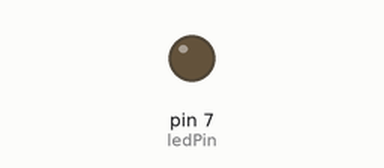
The sketch below on a simulated Arduino Uno, built with avr-gcc and run on an emulated ATmega328P. On the bench: output pins drawn as LEDs (lit = HIGH).

Above: at 0.05 s.
At 0.5 s:
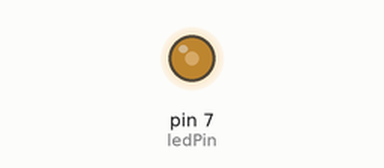
At 0.95 s:
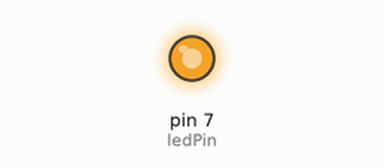
At 1.85 s:
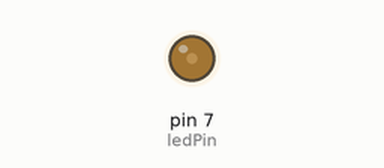
Timing chart, 0 to 4.7 s (numbered marks = the images above):
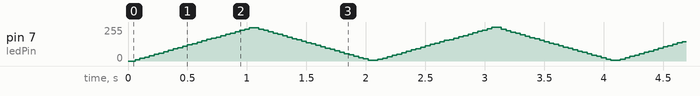

The sketch:

PWM.ino
```cpp
const int ledPin = 7;

int pwm_period = 0;
int pwm_duty_percent = 0;

void setup(){
  pinMode(ledPin, OUTPUT);
  set_period(10000);
}

void loop(){
  for(int duty = 0; duty <= 100; duty++){
    set_duty(duty);
    run_pwm_cycle();
  }

  for(int duty = 100; duty >= 0; duty--){
    set_duty(duty);
    run_pwm_cycle();
  }
}

void set_period(int period){
  pwm_period = period;
}

void set_duty(int duty){
  pwm_duty_percent = duty;
}

void run_pwm_cycle(){
  long hightime = (long)pwm_period * pwm_duty_percent / 100;
  long lowtime = pwm_period - hightime;

  digitalWrite(ledPin, HIGH);
  delayMicroseconds(hightime);
  digitalWrite(ledPin, LOW);
  delayMicroseconds(lowtime);
}
```
